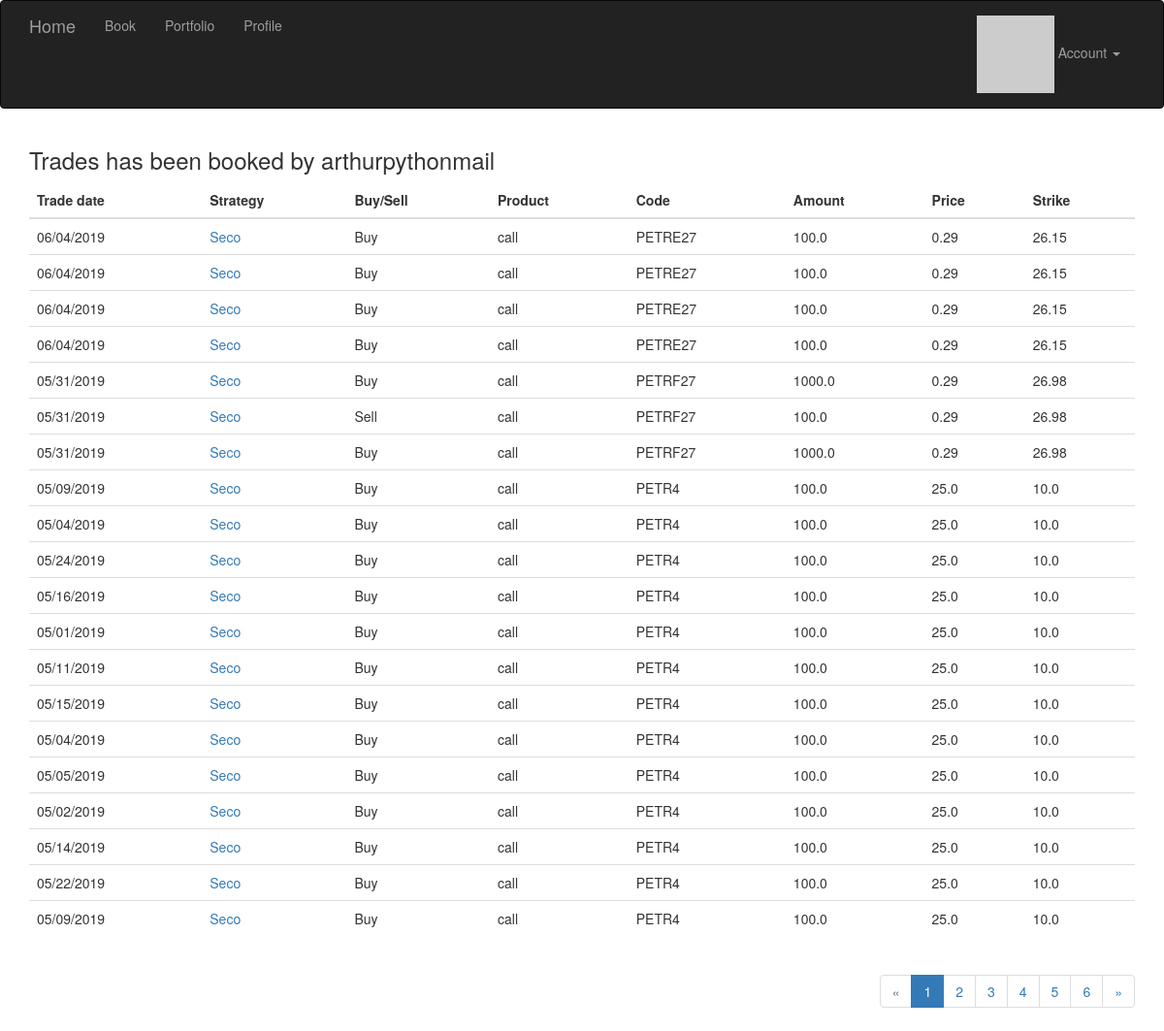
Screenshot of /portfolio/arthurpythonmail (signed in) with the database file from the repository.
### app/models.py (models this page shows, shortened)
class User(UserMixin, db.Model):
    __tablename__ = 'users'
    id = db.Column(db.Integer, primary_key=True)
    email = db.Column(db.String(64), unique=True, index=True)
    username = db.Column(db.String(64), unique=True, index=True)
    role_id = db.Column(db.Integer, db.ForeignKey('roles.id'))
    password_hash = db.Column(db.String(128))
    confirmed = db.Column(db.Boolean, default=False)
    name = db.Column(db.String(64))
    location = db.Column(db.String(64))
    about_me = db.Column(db.Text())
    member_since = db.Column(db.DateTime(), default=datetime.utcnow)
    last_seen = db.Column(db.DateTime(), default=datetime.utcnow)
    avatar_hash = db.Column(db.String(32))
    posts = db.relationship('Post', backref='author', lazy='dynamic')
    trades = db.relationship('Trade', backref='trade_user', lazy='dynamic')
    @property
    def password(self):
        raise AttributeError('password is not a readable attribute')
    def ping(self):
        self.last_seen = datetime.utcnow()
        db.session.add(self)
    def gravatar(self, size=100, default='identicon', rating='g'):
        url = 'https://secure.gravatar.com/avatar'
        hash = self.avatar_hash or self.gravatar_hash()
        return '{url}/{hash}?s={size}&d={default}&r={rating}'.format(
            url=url, hash=hash, size=size, default=default, rating=rating)

class Trade(db.Model):
    __tablename__ = 'trades'
    id = db.Column(db.Integer, primary_key=True)
    order = db.Column(db.String(64))
    code = db.Column(db.String(8))
    product = db.Column(db.String(64))
    strategy = db.Column(db.String(64))
    trade_date = db.Column(db.DateTime, default=datetime.today)
    strike = db.Column(db.Float(64),default=None)
    amount = db.Column(db.Float(64),default=None)
    price = db.Column(db.Float(64),default=None)
    user_id = db.Column(db.Integer, db.ForeignKey('users.id'))
    trade_date_ping = db.Column(db.DateTime, default=datetime.utcnow)
    def __repr__(self):
        return '<Trade %r>' % str(self.trade_date_ping)

### app/main/views.py (the view)
@main.route('/portfolio/<username>')
@login_required
def portfolio(username):
    user = User.query.filter_by(username=username).first_or_404()
    page = request.args.get('page', 1, type=int)
    pagination = user.trades.order_by(Trade.trade_date_ping.desc()).paginate(page, \
        per_page=current_app.config['FLASKY_POSTS_PER_PAGE'],\
        error_out=False)
    trades = pagination.items
    print(pagination.items)
    print(len(pagination.items))
    return render_template('portfolio.html', user=user, trades=trades,\
                           pagination=pagination)

### app/auth/views.py (called while the page is built)
@auth.before_app_request
def before_request():
    if current_user.is_authenticated:
        current_user.ping()
        if not current_user.confirmed \
                and request.endpoint \
                and request.blueprint != 'auth' \
                and request.endpoint != 'static':
            return redirect(url_for('auth.unconfirmed'))

### app/main/__init__.py (called while the page is built)
@main.app_context_processor
def inject_permissions():
    return dict(Permission=Permission)

### app/models.py (called while the page is built)
@login_manager.user_loader
def load_user(user_id):
    return User.query.get(int(user_id))

### app/templates/portfolio.html (shortened to what this page needs)
{% extends "base.html" %}
{% import "_macros.html" as macros %}
{% block page_content %}
<h3>Trades has been booked by {{ user.username }}</h3>
{% include '_trades.html' %}
{% if pagination %}
<div class="pagination">
    {{ macros.pagination_widget(pagination, '.portfolio', username=user.username) }}
</div>
{% endif %}
{% endblock %}

### app/templates/_trades.html
<table class="table table-hover table-dark">
            <thead>
                <tr>
                    <th scope="col">Trade date</th>
                    <th scope="col">Strategy</th>
                    <th scope="col">Buy/Sell</th>
                    <th scope="col">Product</th>
                    <th scope="col">Code</th>
                    <th scope="col">Amount</th>
                    <th scope="col">Price</th>
                    <th scope="col">Strike</th>
                </tr>
            </thead>
            <tbody>
                    {% for trade in trades %}
                    <tr id={{ trade.id }}>
                        <td scope="row">
                            {{ moment(trade.trade_date).format('L') }}
                            </td>
                        <td>
                            <a href="{{ url_for('main.basechart', id=trade.id) }}">
                            {{ trade.strategy }}
                             </a>
                            </td>
                        <td> {{ trade.order }} </td>
                        <td> {{ trade.product }} </td>
                        <td> {{ trade.code }} </td>
                        <td> {{ trade.amount }} </td>
                        <td> {{ trade.price }} </td>
                        <td> {{ trade.strike }} </td>
                    </tr>
                {% endfor %}
                </tbody>
            </table>

### app/static/styles.css (style rules this page uses)
div.pagination { width: 100%; text-align: right; padding: 0px; margin: 0px; }

### rows the page displays
User: username "arthurpythonmail"
Trade: trade_date "06/04/2019", strategy "Seco", order "Buy", product "call", code "PETRE27", amount "100.0", price "0.29", strike "26.15"
Trade: trade_date "06/04/2019", strategy "Seco", order "Buy", product "call", code "PETRE27", amount "100.0", price "0.29", strike "26.15"
Trade: trade_date "06/04/2019", strategy "Seco", order "Buy", product "call", code "PETRE27", amount "100.0", price "0.29", strike "26.15"
Trade: trade_date "06/04/2019", strategy "Seco", order "Buy", product "call", code "PETRE27", amount "100.0", price "0.29", strike "26.15"
Trade: trade_date "05/31/2019", strategy "Seco", order "Buy", product "call", code "PETRF27", amount "1000.0", price "0.29", strike "26.98"
Trade: trade_date "05/31/2019", strategy "Seco", order "Sell", product "call", code "PETRF27", amount "100.0", price "0.29", strike "26.98"
Trade: trade_date "05/31/2019", strategy "Seco", order "Buy", product "call", code "PETRF27", amount "1000.0", price "0.29", strike "26.98"
Trade: trade_date "05/09/2019", strategy "Seco", order "Buy", product "call", code "PETR4", amount "100.0", price "25.0", strike "10.0"
Trade: trade_date "05/04/2019", strategy "Seco", order "Buy", product "call", code "PETR4", amount "100.0", price "25.0", strike "10.0"
Trade: trade_date "05/24/2019", strategy "Seco", order "Buy", product "call", code "PETR4", amount "100.0", price "25.0", strike "10.0"
Trade: trade_date "05/16/2019", strategy "Seco", order "Buy", product "call", code "PETR4", amount "100.0", price "25.0", strike "10.0"
Trade: trade_date "05/01/2019", strategy "Seco", order "Buy", product "call", code "PETR4", amount "100.0", price "25.0", strike "10.0"
Trade: trade_date "05/11/2019", strategy "Seco", order "Buy", product "call", code "PETR4", amount "100.0", price "25.0", strike "10.0"
Trade: trade_date "05/15/2019", strategy "Seco", order "Buy", product "call", code "PETR4", amount "100.0", price "25.0", strike "10.0"
Trade: trade_date "05/04/2019", strategy "Seco", order "Buy", product "call", code "PETR4", amount "100.0", price "25.0", strike "10.0"
Trade: trade_date "05/05/2019", strategy "Seco", order "Buy", product "call", code "PETR4", amount "100.0", price "25.0", strike "10.0"
Trade: trade_date "05/02/2019", strategy "Seco", order "Buy", product "call", code "PETR4", amount "100.0", price "25.0", strike "10.0"
Trade: trade_date "05/14/2019", strategy "Seco", order "Buy", product "call", code "PETR4", amount "100.0", price "25.0", strike "10.0"
Trade: trade_date "05/22/2019", strategy "Seco", order "Buy", product "call", code "PETR4", amount "100.0", price "25.0", strike "10.0"
Trade: trade_date "05/09/2019", strategy "Seco", order "Buy", product "call", code "PETR4", amount "100.0", price "25.0", strike "10.0"

### other values shown
{{ p }} "1"
{{ p }} "2" "3" "4" "5" "6"
